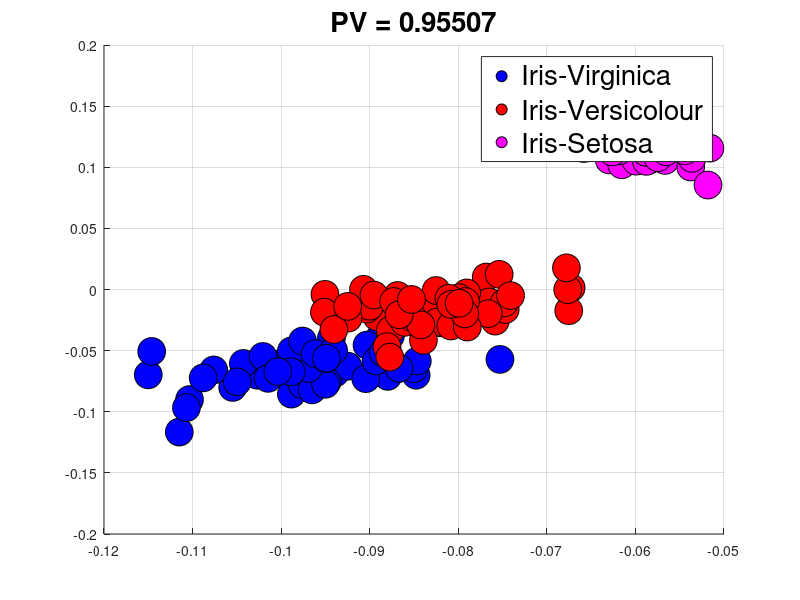
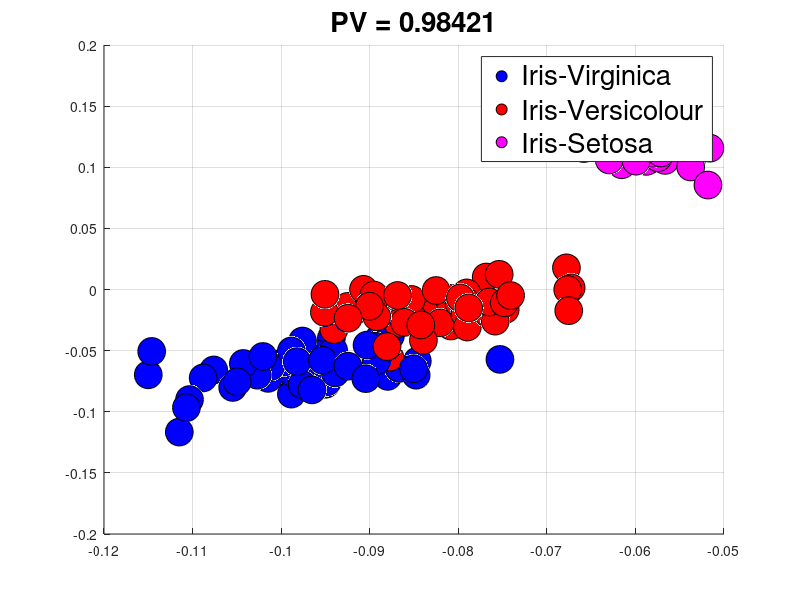

Write MATLAB code to recreate these figures, in order.
clc
clear all
close all

L = load('Data');

D = L.D;

X = D(:,1:4);
Y = D(:,end);
[U,S,V] = svd(X,0);
dS = diag(S);
pv = sum(dS(1:2))/sum(dS);
fig = figure;
C = {'b','r','m'}
hold all
for la = -1:1
indLa = find(Y==la);
plot(U(indLa,1),U(indLa,2),'ok',...
    'markersize',20,'markerfacecolor',C{la+2});
end
title(['PV = ',num2str(pv)],'fontsize',20);
le = legend('Iris-Virginica','Iris-Versicolour','Iris-Setosa');
set(le,'fontsize',20,'location','best');
grid on


fig = figure;
pv = sum(dS(1:3))/sum(dS);
C = {'b','r','m'}
hold all
for la = -1:1
indLa = find(Y==la);
plot3(U(indLa,1),U(indLa,2),U(indLa,3),'ok',...
    'markersize',20,'markerfacecolor',C{la+2});
end
title(['PV = ',num2str(pv)],'fontsize',20);
le = legend('Iris-Virginica','Iris-Versicolour','Iris-Setosa');
set(le,'fontsize',20,'location','best');
grid on




